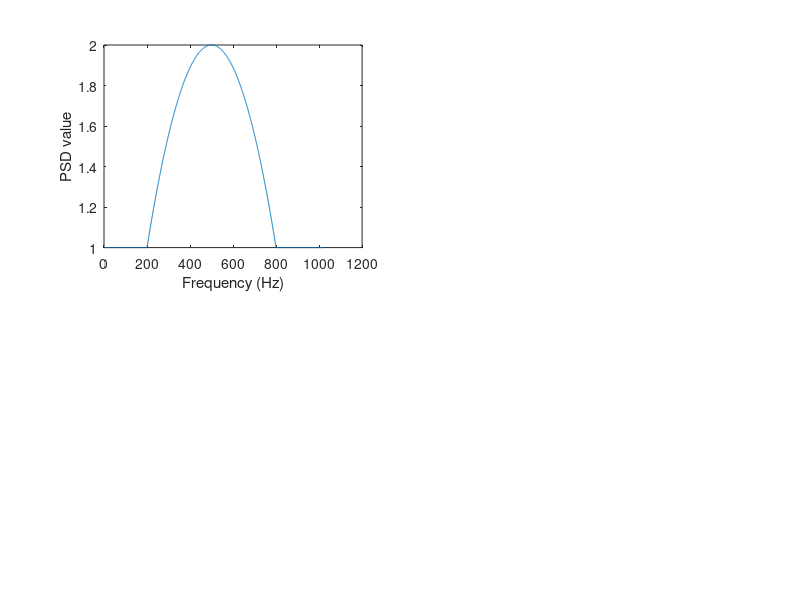

Write the MATLAB code that produced this figure. (Note: this script raises an error after producing the figure.)
% In this exercise we check the SNR of signal in some noise.
% Xiao Xue, Group4, Mar 2019

nSamples = 4096;
sampFreq = 2048;
Time = nSamples/sampFreq;
timeVec = (0:(nSamples-1))/sampFreq;
kNyq = floor(nSamples/2)+1;
%% PSD function design and realization

% design a PSD
noisePSD = @(f) (f>=200 & f<=800).*(f-200).*(800-f)/90000+1;

% plot the noise PSD
freqVec  = (0:(kNyq-1))/Time;
psdVec = noisePSD(freqVec);

subplot(2,2,1)
plot(freqVec, psdVec)
xlabel('Frequency (Hz)')
ylabel('PSD value')

%% Normalize the signal
% create signal
sig0 = crcbgenfmsig(timeVec,1,[300,200,1,3]);

% calculate the norm
normfactor = innerprod(sig0, sig0, sampFreq, psdVec);

snr=10;
sigVec = snr*sig0/sqrt(normfactor);

subplot(2,2,2)
plot(timeVec,sigVec)
xlabel('Time (sec)')
ylabel('Normalized Signal')

%% Test the SNR
% for Null hypothesis
nH0data = 1000;
llrH0 = zeros(1,nH0data);
for lp = 1:nH0data
    noiseVec = statgaussnoisegen(nSamples,[freqVec(:),psdVec(:)],100, sampFreq);
    llrH0(lp)= innerprod(noiseVec, sigVec, sampFreq, psdVec);
end
% for Signal hypothesis
nH1data = 1000;
llrH1 = zeros(1,nH1data);
for lp = 1:nH0data
    noiseVec = statgaussnoisegen(nSamples,[freqVec(:),psdVec(:)],100, sampFreq);
    dataVec = noiseVec + sigVec;
    llrH1(lp)= innerprod(dataVec, sigVec, sampFreq, psdVec);
end

estSNR = (mean(llrH1) - mean(llrH0))/std(llrH0);

subplot(2,2,3)
histogram(llrH0);
hold on
histogram(llrH1);
xlabel('LLR');
ylabel('Counts');
legend('H0','H1');
title(['Estimated SNR = ', num2str(estSNR)]);

%% Data realization (with the last noiseVec and dataVec)
subplot(2,2,4)
plot(timeVec,dataVec)
hold on
plot(timeVec,sigVec)
xlabel('Time (sec)')
ylabel('Data and Signal')
title('Data Realization')